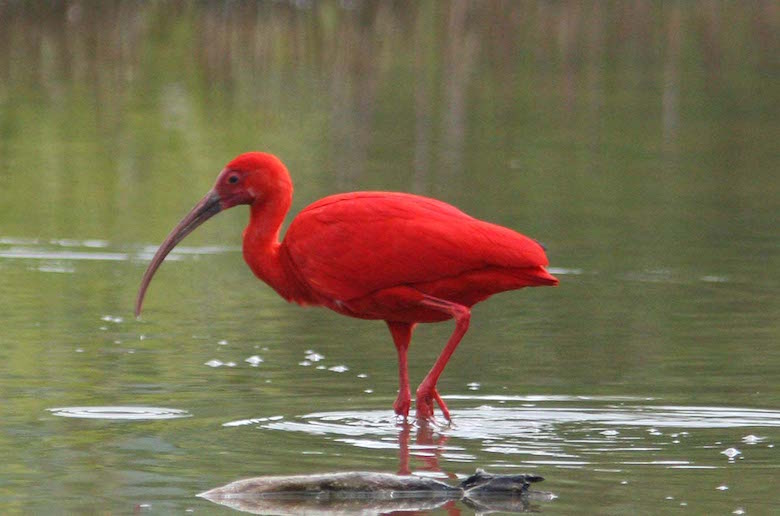
#> input picture ibis.jpg, 780 x 516 px
$ python Session38C.py
#> lines starting #> are read from the running program, lines starting #| are printed output that depends on the picture
import cv2
import numpy as np
image = cv2.imread("ibis.jpg", 0)   # 0 Black and White
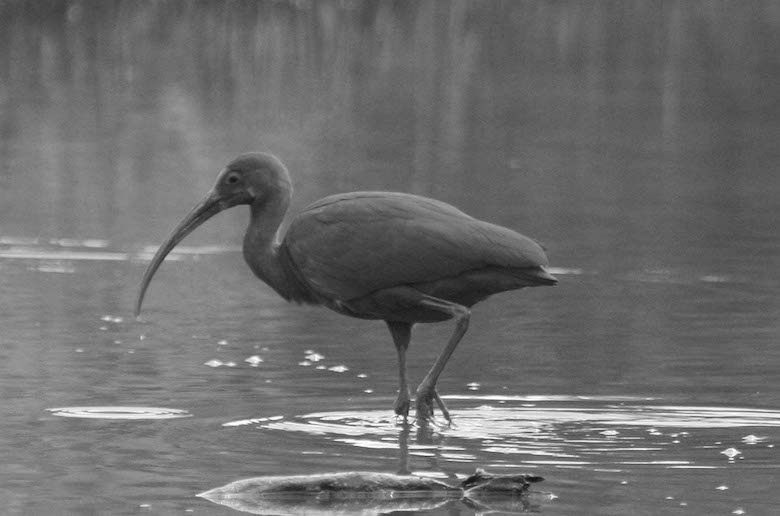
#> image: shape (516, 780); min 0, max 255, mean 109.7

print(image)
#> (printed output is left out)
# Use Numpy and rotate Image by 90 Degrees
rotatedImage1 = np.rot90(image)
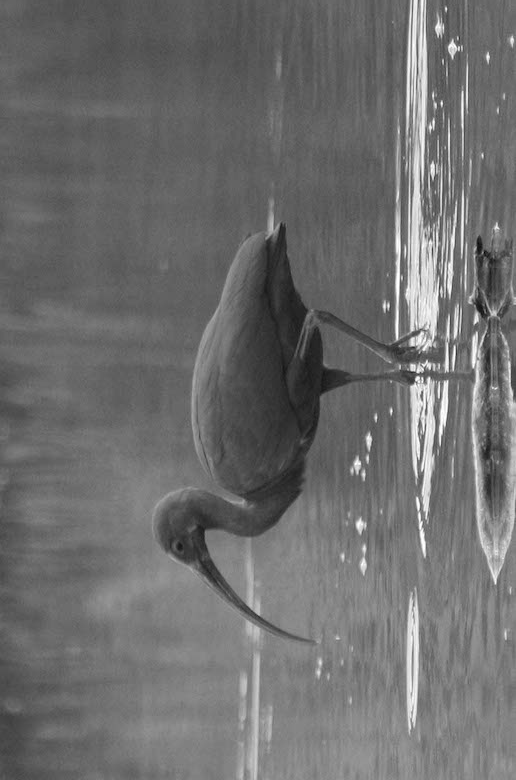
#> rotatedImage1: shape (780, 516); min 0, max 255, mean 109.7
rotatedImage2 = np.rot90(rotatedImage1)
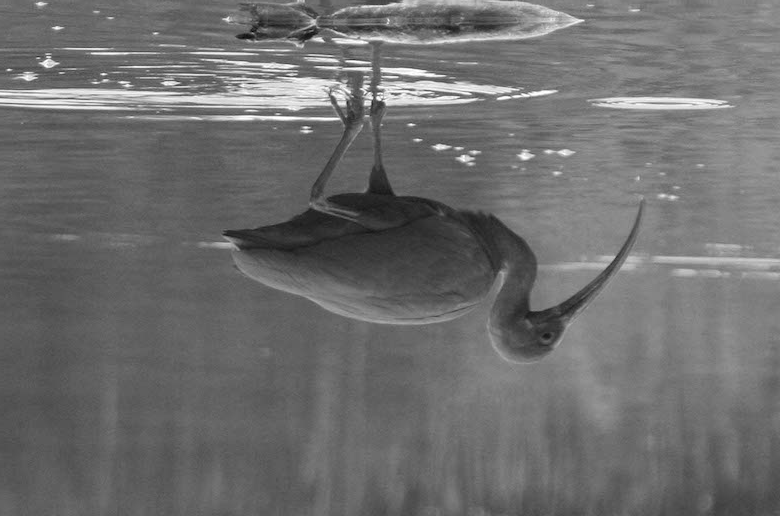
#> rotatedImage2: shape (516, 780); min 0, max 255, mean 109.7

print(image)
#> (printed output is left out)
print(rotatedImage1)
#> (printed output is left out)

cv2.imshow("AnyTitleForImage", rotatedImage2)
cv2.waitKey(0) # Take any keyboard input and then quit :)
# cv2.waitKey(5000)
cv2.destroyAllWindows()
